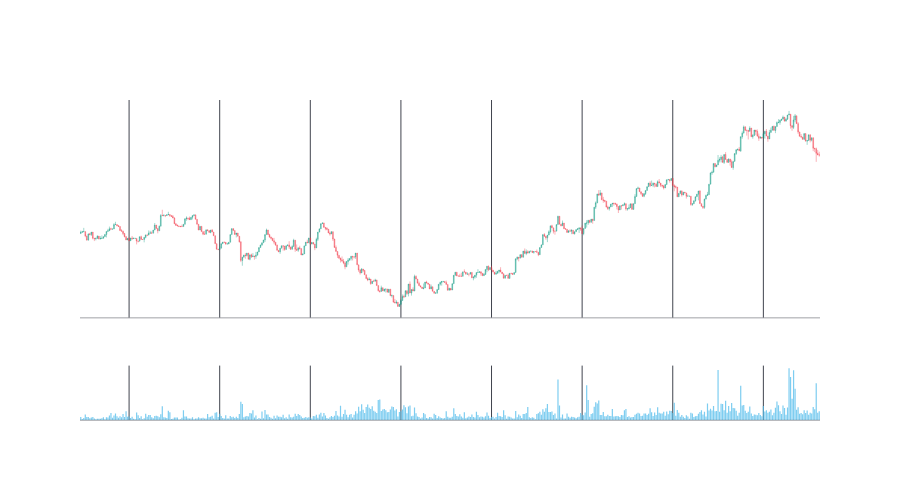

The notebook cell this image was saved under:
### Code cell
df_to_show = df #[0:20]

indicators = [
     #{'col': 'ZigZag','name': 'ZigZag','color': 'gray','row': 1, 'mode':'lines',},
     #{'col': 'long_fbe_0','name': 'long_fbe_0','color': 'red','row': 1, 'mode':'markers',},
     #{'col': 'long_fbe_1','name': 'long_fbe_1','color': 'white','row': 1, 'mode':'markers',},
     #{'col': 'fb_2','name': 'fb_2','color': 'red','row': 2, 'mode':'markers',},
     #{'col': 'stop_loss','name': 'stop_loss','color': 'gray','row': 1, 'mode':'markers',},
     #{'col': 'take_profit','name': 'take_profit','color': 'gray','row': 1, 'mode':'markers',},
        ]
    
indicators_out = [
     #{'col': 'trend','name': 'trend','color': 'yellow','row': 1, 'mode':'markers',},
     #{'col': 'maxs_up','name': 'maxs_up','color': 'green','row': 2, 'mode':'lines',},
        ]

#https://plotly.com/python/reference/scatter/#scatter-marker-symbol
events = [
       #{'df':df_to_show,'col':'buy','name': 'BUY','color': 'green','symbol': 'triangle-up' }, 
       #{'df':df_to_show,'col':'sell','name': 'SELL','color': 'red','symbol': 'triangle-down' }, 
     ]


fig = fn.ohlc_chart(df_to_show,indicators=indicators,indicators_out=indicators_out,events=events,) 
fig.show()

### Figure 1 — Plotly figure (JSON) as saved in the notebook; plotly's stock layout.template omitted (floating-point values rounded to 4 significant figures; data arrays with more than 128 entries replaced by an {"elided": "..."} marker saying what was removed)
{"data": [{"close": {"elided": "490 float values"}, "decreasing": {"line": {"color": "rgba(242,54,69,0.5)"}}, "high": {"elided": "490 float values"}, "increasing": {"line": {"color": "rgba(8,153,129,0.5)"}}, "line": {"width": 0.75}, "low": {"elided": "490 float values"}, "name": "BTCUDST", "open": {"elided": "490 float values"}, "showlegend": false, "type": "candlestick", "x": {"elided": "490 str values"}, "xaxis": "x", "yaxis": "y"}, {"marker": {"color": "rgba(83,189,235,0.75)", "line": {"width": 0}}, "name": "Volumen", "showlegend": false, "type": "bar", "x": {"elided": "490 str values"}, "xaxis": "x2", "y": {"elided": "490 float values"}, "yaxis": "y2"}], "layout": {"font": {"color": "#ffffff", "family": "Helvetica"}, "height": 500, "legend": {"orientation": "h", "x": 0, "xanchor": "left", "y": 1.02, "yanchor": "bottom"}, "modebar": {"bgcolor": "rgba(0,0,0,0)"}, "paper_bgcolor": "rgba(0,0,0,0)", "plot_bgcolor": "rgba(0,0,0,0)", "xaxis": {"anchor": "y", "domain": [0, 1], "gridcolor": "#40444e", "linecolor": "#40444e", "linewidth": 0.5, "matches": "x2", "rangeslider": {"visible": false}, "showline": true, "showticklabels": false}, "xaxis2": {"anchor": "y2", "domain": [0, 1], "gridcolor": "#40444e", "linecolor": "#40444e", "linewidth": 0.5, "showline": true}, "yaxis": {"anchor": "x", "domain": [0.32, 1], "gridcolor": "rgba(0,0,0,0)", "linecolor": "#40444e", "linewidth": 0.5, "showline": false, "showticklabels": true, "title": {"text": "Precio"}, "zeroline": false}, "yaxis2": {"anchor": "x2", "domain": [0, 0.17], "gridcolor": "rgba(0,0,0,0)", "linecolor": "#40444e", "linewidth": 0.5, "showline": false, "showticklabels": true, "title": {"text": "Volume"}, "zeroline": false}}}
